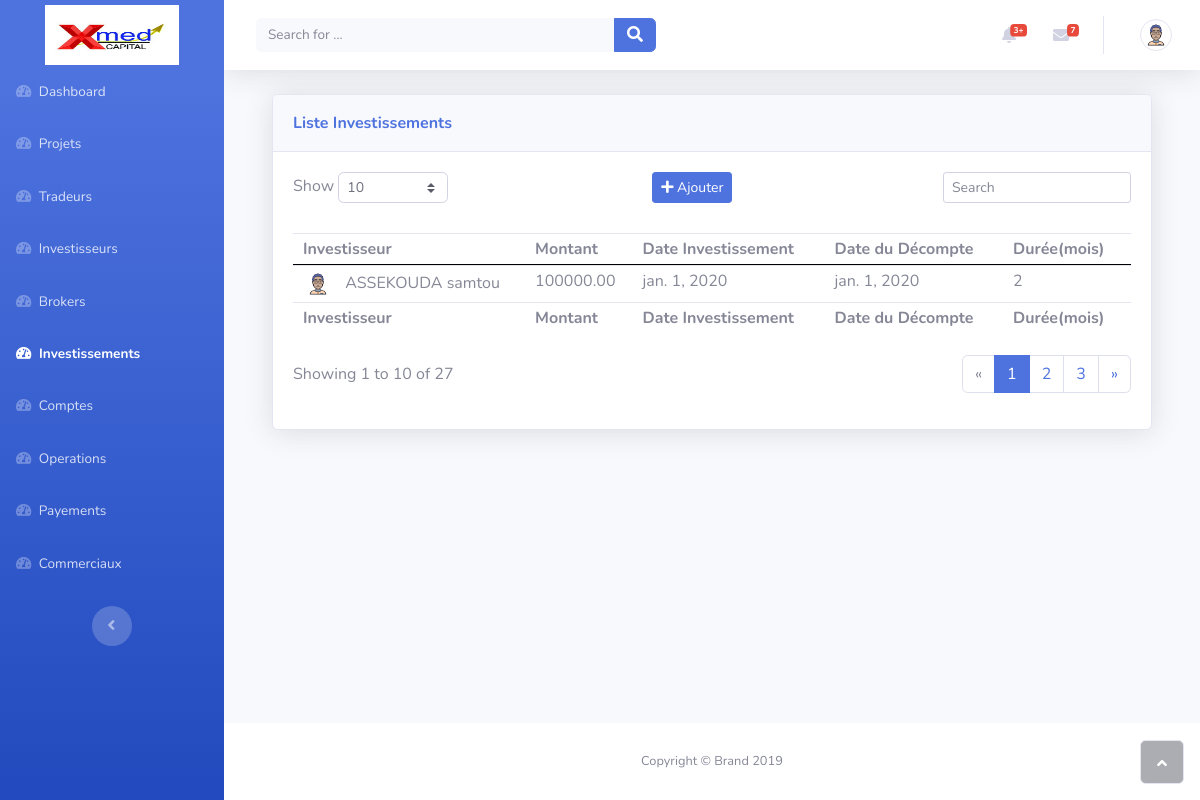
Page /investissements/ on the committed database.
### investissement/models.py (models this page shows, shortened)
class Investissement(models.Model):
	investisseur = models.ForeignKey(Investisseur, related_name='investissements', on_delete=models.CASCADE)
	montant = models.DecimalField(max_digits=10, decimal_places=2)
	date_investissement = models.DateField(default=date.today)
	date_decompte = models.DateField(default=date.today)
	duree = models.PositiveSmallIntegerField(default=1)

### investissement/views.py (the view)
# urls.py: path('', views.index, name="brokers"),
def index(request):
    context = {
        "investissements": Investissement.objects.all()
    }
    return render(request, 'investissement/index.html', context)

### investisseur/models.py (called while the page is built)
	def __str__(self):
		return f"{self.first_name} {self.last_name}"

### investissement/templates/investissement/index.html (shortened to what this page needs)
{% extends 'base.html' %}
{% load static %}
{% block stylesheets %}
	<link rel="stylesheet" type="text/css" href="{% static 'css/investissement/index.css' %}">
{% endblock %}
{% block content %}
	<div class="container-fluid">
		<div class="container-fluid">
			<div class="card shadow">
				<div class="card-header py-3">
					<p class="text-primary m-0 font-weight-bold">Liste Investissements</p>
				</div>
				<div class="card-body">
					<div class="row">
						<div class="col-md-5 text-nowrap">
							<div id="dataTable_length" class="dataTables_length" aria-controls="dataTable"><label>Show <select class="form-control form-control-sm custom-select custom-select-sm"><option value="10" selected>10</option><option value="25">25</option><option value="50">50</option><option value="100">100</option></select></label></div>
						</div>
                        <div class="col-md-2">
							<div class="mb-3">
								<a class="btn btn-primary btn-sm" href="{% url 'ajouter_investissement' %} ">
									<i class="fas fa-plus"></i>
									Ajouter
								</a>
							</div>
						</div>
						<div class="col-md-5">
							<div class="text-md-right dataTables_filter" id="dataTable_filter"><label><input type="search" class="form-control form-control-sm" aria-controls="dataTable" placeholder="Search" /></label></div>
						</div>
					</div>
					<div class="table-responsive table mt-2" id="dataTable" role="grid" aria-describedby="dataTable_info">
						<table class="table dataTable my-0" id="dataTable">
							<thead>
								<tr>
									<th>Investisseur</th>
									<th>Montant</th>
									<th>Date Investissement</th>
									<th>Date du Décompte</th>
									<th>Durée(mois)</th>
								</tr>
							</thead>
							<tbody>
                                {% for investissement in investissements %}
                                    <tr onclick="window.location = '{% url "modifier_investissement" pk=investissement.id %}';" style="cursor: pointer;">
                                        <td class="">
                                            <img class="rounded-circle mr-2" width="30" height="30" src="{% static 'img/avatars/avatar6.png' %}"  alt="avatar"/>
                                            {{ investissement.investisseur }}
                                        </td>
                                        <td class="">{{ investissement.montant }}</td>
                                        <td class="">{{ investissement.date_investissement }}</td>
                                        <td class="">{{ investissement.date_decompte }}</td>
                                        <td class="">{{ investissement.duree }}</td>
                                    </tr>
                                {% endfor %}
							</tbody>
							<tfoot>
								<tr>
									<td><strong>Investisseur</strong></td>
									<td><strong>Montant</strong></td>
									<td><strong>Date Investissement</strong></td>
									<td><strong>Date du Décompte</strong></td>
									<td><strong>Durée(mois)</strong></td>
								</tr>
							</tfoot>
						</table>
					</div>
					<div class="row">
						<div class="col-md-6 align-self-center">
							<p id="dataTable_info" class="dataTables_info" role="status" aria-live="polite">Showing 1 to 10 of 27</p>
						</div>
						<div class="col-md-6">
							<nav class="d-lg-flex justify-content-lg-end dataTables_paginate paging_simple_numbers">
								<ul class="pagination">
									<li class="page-item disabled"><a class="page-link" href="#" aria-label="Previous"><span aria-hidden="true">«</span></a></li>
									<li class="page-item active"><a class="page-link" href="#">1</a></li>
									<li class="page-item"><a class="page-link" href="#">2</a></li>
									<li class="page-item"><a class="page-link" href="#">3</a></li>
									<li class="page-item"><a class="page-link" href="#" aria-label="Next"><span aria-hidden="true">»</span></a></li>
								</ul>
							</nav>
						</div>
					</div>
				</div>
			</div>
		</div>
	</div>
{% endblock %}

### rows in the picture
Investissement: investisseur "ASSEKOUDA samtou", montant "100000.00", date_investissement "jan. 1, 2020", date_decompte "jan. 1, 2020", duree "2"
